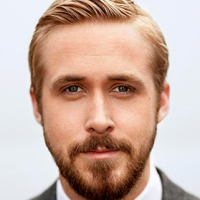
#> input picture rayan2.jpg, 200 x 200 px
$ python lab3.py rayan2.jpg out.png 100 100
#> lines starting #> are read from the running program, lines starting #| are printed output that depends on the picture
### image_handler.py
from typing import Tuple

import cv2
import numpy as np


class ImageHandler:
    """Класс для обработки изображений."""

    def load_image(image_path: str) -> np.ndarray:
        """Считывает изображение из файла.

        :Args: image_path (str): Путь к файлу изображения.

        :Returns: np.ndarray: Загруженное изображение.

        :Raises: ValueError: Если изображение не удалось загрузить.
        """
#> called with image_path = 'rayan2.jpg'
        image = cv2.imread(image_path)
#> image is the input picture: shape (200, 200, 3); mean B, G, R 160.4, 173.3, 201.1
        if image is None:
            raise ValueError(f"Ошибка: не удалось загрузить изображение по пути {image_path}")
        return image

    def display_image(image: np.ndarray, title: str) -> None:
        """Отображает изображение с заданным заголовком.

        :Args: image (np.ndarray): Изображение для отображения.
        :Args: title (str): Заголовок окна.
        """
        cv2.imshow(title, image)
        cv2.waitKey(0)
        cv2.destroyAllWindows()

    def save_image(image: np.ndarray, save_path: str) -> None:
        """Сохраняет изображение по заданному пути.

        :Args: image (np.ndarray): Изображение для сохранения.
        :Args: save_path (str): Путь для сохранения изображения.
        """
        cv2.imwrite(save_path, image)
        print(f"Изображение сохранено по пути: {save_path}")

    def print_image_size(image: np.ndarray) -> None:
        """Выводит размер изображения.

        :Args: image (np.ndarray): Изображение для получения размера.
        """
        height, width, _ = image.shape
#> height = 200; width = 200
        print(f"Размер изображения: {width}x{height}")
#| Размер изображения: 200x200

    def crop_image(image: np.ndarray, crop_size: Tuple[int, int]) -> np.ndarray:
        """Обрезает изображение до заданных размеров.

        :Args: image (np.ndarray): Изображение для обрезки.
        :Args: crop_size (Tuple[int, int]): Размер обрезки (высота, ширина).

        Returns:
            np.ndarray: Обрезанное изображение.
        """
        crop_height, crop_width = crop_size
        return image[0: crop_height, 0: crop_width]

### histogram.py
import cv2
import matplotlib.pyplot as plt
import numpy as np


def plot_histogram(image: np.ndarray) -> None:
    """Строит и отображает гистограмму изображения.

    :Args: image (np.ndarray): Изображение для построения гистограммы.
    """
    color = ('b', 'g', 'r')
    plt.figure(figsize=(10, 5))
    for i, col in enumerate(color):
        hist = cv2.calcHist([image], [i], None, [256], [0, 256])
        plt.plot(hist, color=col)
        plt.xlim([0, 256])
    plt.title('Гистограмма изображения')
    plt.xlabel('Интенсивность')
    plt.ylabel('Частота')
    plt.legend(['Синий', 'Зелёный', 'Красный'])
    plt.grid()
    plt.show()
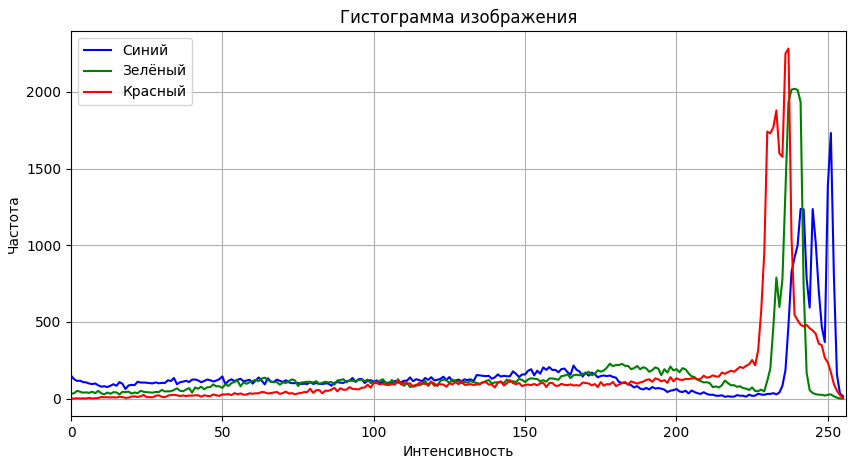
#> figure drawn by matplotlib, 1 panel; curve peaks at x = 251, y = 1732; curve peaks at x = 239, y = 2020; curve peaks at x = 237, y = 2283

### lab3.py
import argparse

from image_handler import ImageHandler
from histogram import plot_histogram


def parser() -> tuple[str, str, tuple[int, int]]:
    parser = argparse.ArgumentParser(description='Обработка изображения.')
    parser.add_argument('image_path', type=str, help='Путь к файлу изображения')
    parser.add_argument('save_path', type=str, help='Путь для сохранения результата')
    parser.add_argument('crop_size', type=int, nargs=2, help='Размер обрезки (высота ширина)')

    args = parser.parse_args()
    crop_size = tuple(args.crop_size)
    return (args.image_path, args.save_path, crop_size)


def main() -> None:
    """
    Основная функция обработки изображения.
    """

    image_path, save_path, crop_size = parser()
    try:
        image = ImageHandler.load_image(image_path)
        ImageHandler.print_image_size(image)
        plot_histogram(image)

        cropped_image = ImageHandler.crop_image(image, crop_size)
#> in crop_image, `return image[0: crop_height, 0: crop_width]`:
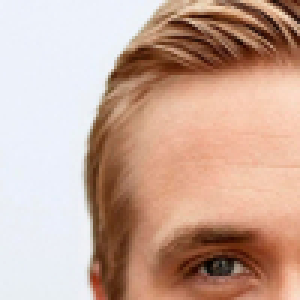
#> returned value: shape (100, 100, 3) (shown 3 times larger); mean of channels 0, 1, 2 153.7, 168.8, 200.9; drawn as B, G, R
        ImageHandler.display_image(image, 'Исходное изображение')
        ImageHandler.display_image(cropped_image, 'Обрезанное изображение')

        ImageHandler.save_image(cropped_image, save_path)
    except ValueError as e:
        print(e)
    except Exception as e:
        print(f"Произошла ошибка: {e}")


if __name__ == "__main__":
    main()
